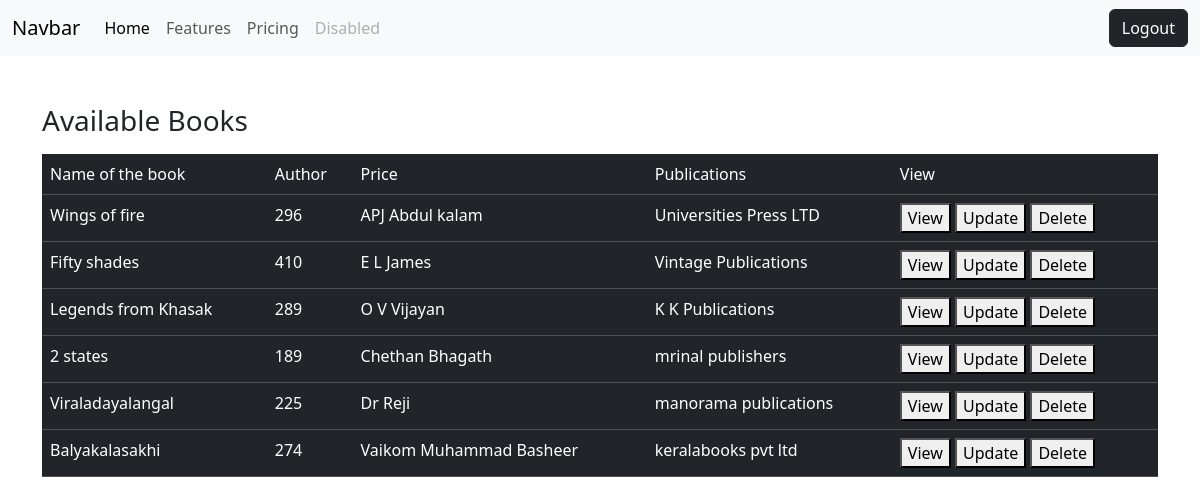
/booklist/all (signed in), run on the app's committed database.
### book/models.py (models this page shows, shortened)
class Books(models.Model):
    name=models.CharField(max_length=200)
    price=models.PositiveBigIntegerField()
    author=models.CharField(max_length=200)
    publisher=models.CharField(max_length=200)
    pictures=models.ImageField(upload_to="images",null=True) #null needs to set otherwise it wll effect other feilds.after this run migration commnds 2nos

### book/views.py (the view)
# urls.py: path('booklist/all',views.BookListView.as_view(),name="booklist-all"),
@method_decorator(signin_required,name="dispatch")
class BookListView(View):
    def get(self,request,*args,**kwargs):
        qs=Books.objects.all()
        return render(request,"booklist_view.html",{"data":qs})

### book/views.py (called while the page is built)
def signin_required(fn):
    def wrapper(request,*args,**kwargs):
        if not request.user.is_authenticated:
            messages.error(request,"....login in required.....")
            return redirect("signin")
        else:
            return fn(request,*args,**kwargs)
    return wrapper

### book/templates/booklist_view.html
{%extends 'base.html'%}
{%block body_block%}
<div class="container mt-5 ">
    <h3>Available Books</h3>
    <table class=" container table table-dark mt-3">
    <tr>
        <td>Name of the book</td>
        <td>Author</td>
        <td>Price</td>
        <td>Publications</td>
        <td>View</td>
    </tr>
    {%for book in data%}
    <tr>
        <td>{{book.name}}</td>
        <td>{{book.price}}</td>
        <td>{{book.author}}</td>
        <td>{{book.publisher}}</td>
        <td>
            <a href="{%url 'book-id' book.id %}"><button>View</button></a>
            <a href="{%url 'book-update' book.id %}"><button>Update</button></a>
            <a href="{%url 'book-remove' book.id %}"><button>Delete</button></a>
        </td>
    </tr>
    {%endfor%}
</table>
</div>
{%endblock%}

### book/templates/base.html (shortened to what this page needs)
<!DOCTYPE html>
<html lang="en">
<head>
    <link href="https://cdn.jsdelivr.net/npm/bootstrap@5.3.2/dist/css/bootstrap.min.css" rel="stylesheet">
</head>
<body>
    <nav class="navbar navbar-expand-lg bg-body-tertiary">
  <div class="container-fluid">
    <a class="navbar-brand" href="#">Navbar</a>
    <div class="collapse navbar-collapse" id="navbarNavAltMarkup">
      <div class="navbar-nav">
        <a class="nav-link active" aria-current="page" href="#">Home</a>
        <a class="nav-link" href="#">Features</a>
        <a class="nav-link" href="#">Pricing</a>
        <a class="nav-link disabled" aria-disabled="true">Disabled</a>
      </div>
      <a href="{%url 'signout'%}" class="ms-auto btn btn-dark">Logout</a>
    </div>
  </div>
</nav>
    {%block body_block%}
    {%endblock%}
</body>
</html>

### data on the page
Books: name "Wings of fire", price "296", author "APJ Abdul kalam", publisher "Universities Press LTD"
Books: name "Fifty shades", price "410", author "E L James", publisher "Vintage Publications"
Books: name "Legends from Khasak", price "289", author "O V Vijayan", publisher "K K Publications"
Books: name "2 states", price "189", author "Chethan Bhagath", publisher "mrinal publishers"
Books: name "Viraladayalangal", price "225", author "Dr Reji", publisher "manorama publications"
Books: name "Balyakalasakhi", price "274", author "Vaikom Muhammad Basheer", publisher "keralabooks pvt ltd"
